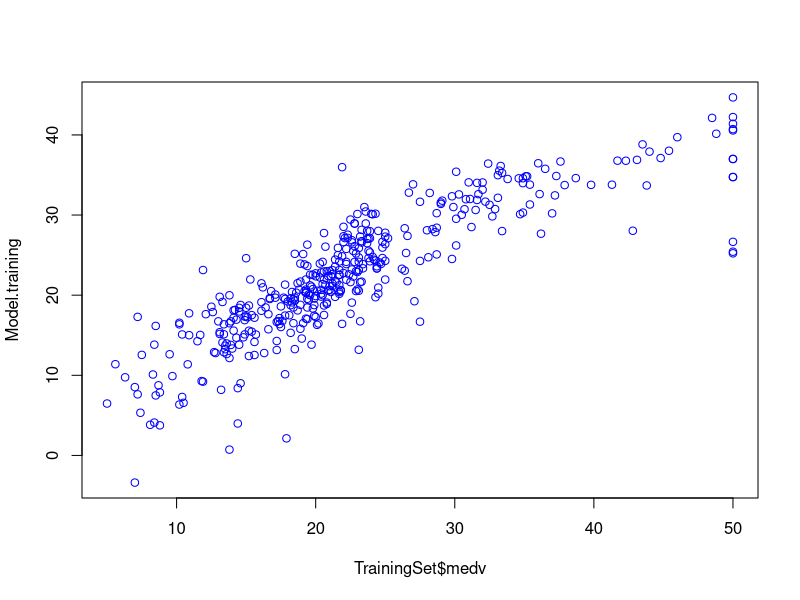
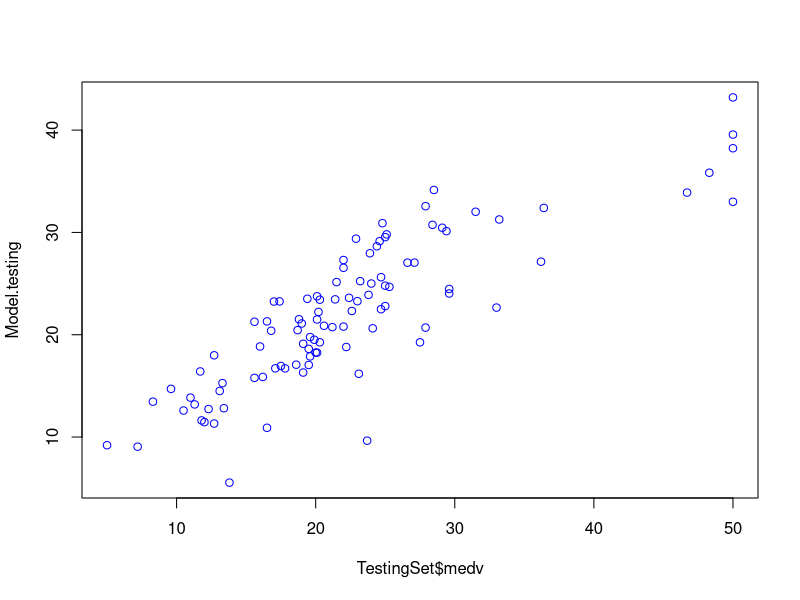

Reproduce these figures in R, in order.
############################################
# Data Professor                           #
# http://youtube.com/dataprofessor         #
# http://github.com/dataprofessor          #
# http://facebook.com/dataprofessor        #
# https://www.instagram.com/data.professor #
############################################

# Importing libraries
library(mlbench) # Contains several benchmark data sets (especially the Boston Housing dataset)
library(caret) # Package for machine learning algorithms / CARET stands for Classification And REgression Training

# Importing the Boston Housing data set
data(BostonHousing)

head(BostonHousing)

# Check to see if there are missing data?
sum(is.na(BostonHousing))

# To achieve reproducible model; set the random seed number
set.seed(100)

# Performs stratified random split of the data set
TrainingIndex <- createDataPartition(BostonHousing$medv, p=0.8, list = FALSE)
TrainingSet <- BostonHousing[TrainingIndex,] # Training Set
TestingSet <- BostonHousing[-TrainingIndex,] # Test Set


###############################

# Build Training model
Model <- train(medv ~ ., data = TrainingSet,
               method = "lm",
               na.action = na.omit,
               preProcess=c("scale","center"),
               trControl= trainControl(method="none")
)

# Build CV model
Model.cv <- train(medv ~ ., data = TrainingSet,
                  method = "lm",
                  na.action = na.omit,
                  preProcess=c("scale","center"),
                  trControl= trainControl(method="cv", number=10)
)

# Apply model for prediction
Model.training <-predict(Model, TrainingSet) # Apply model to make prediction on Training set
Model.testing <-predict(Model, TestingSet) # Apply model to make prediction on Testing set

# Model performance (Displays scatter plot and performance metrics)
  # Scatter plot of Training set
    plot(TrainingSet$medv,Model.training, col = "blue" )
    plot(TestingSet$medv,Model.testing, col = "blue" )
